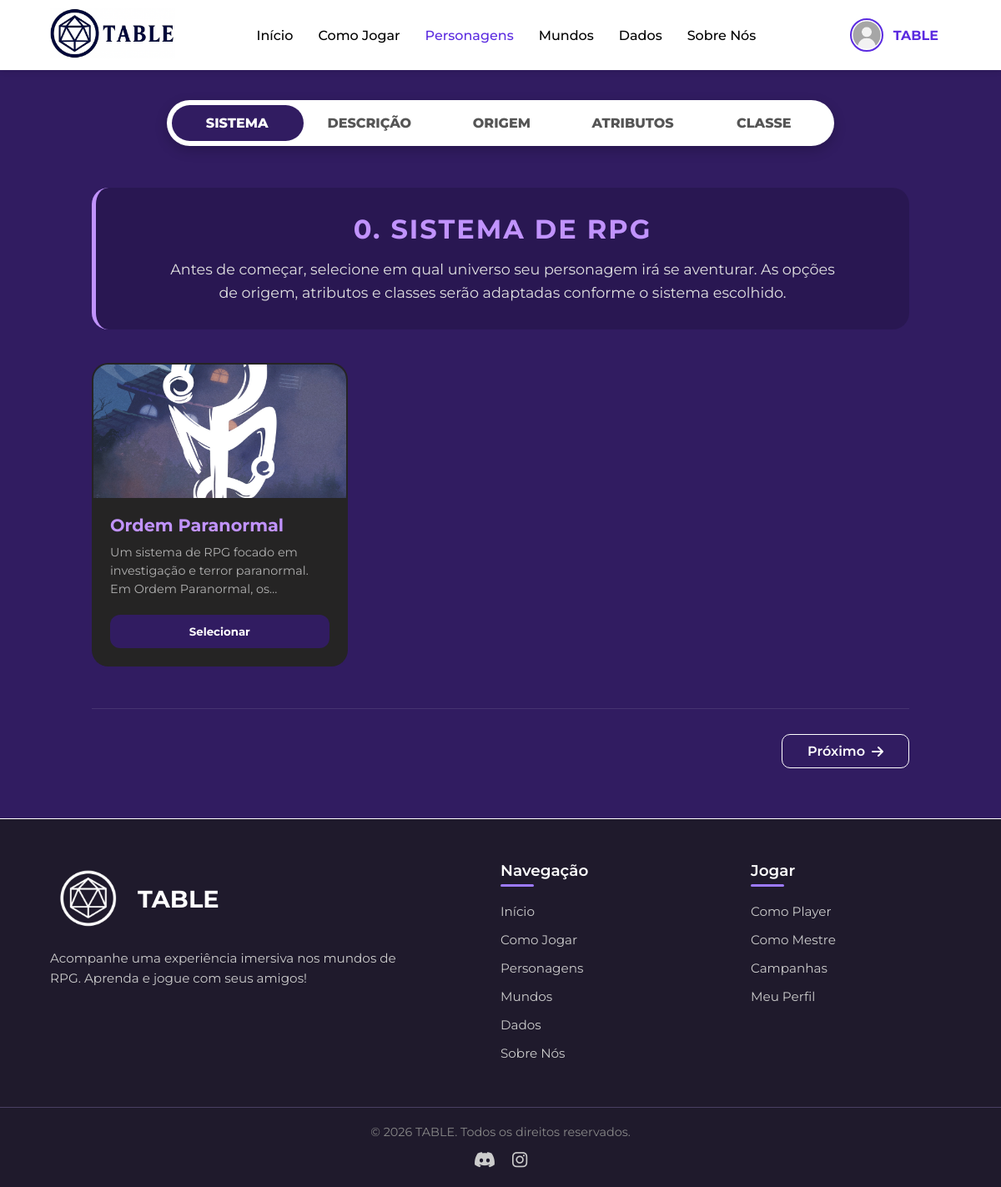
/pages/criar-personagem.php (signed in), run on the app's committed database.
### tables this page shows
CREATE TABLE tb_sistema (
    id_sistema         INT          NOT NULL AUTO_INCREMENT,
    id_usuario_criador INT          DEFAULT NULL,
    nm_sistema         VARCHAR(100) NOT NULL,
    ds_descricao       VARCHAR(1000) DEFAULT NULL,
    ds_imagem          VARCHAR(300)  DEFAULT NULL,
    tp_classificacao   VARCHAR(5)   DEFAULT 'L',
    dt_cadastro        DATETIME     NOT NULL DEFAULT CURRENT_TIMESTAMP,
    CONSTRAINT pk_sistema PRIMARY KEY (id_sistema),
    CONSTRAINT fk_sistema_usuario FOREIGN KEY (id_usuario_criador)
        REFERENCES tb_usuario (id_usuario)
);

### pages/criar-personagem.php (the view, shortened to what this page needs)
<?php
$pdo = Database::getConexao();
$stmt = $pdo->query("SELECT id_sistema, nm_sistema, ds_imagem, ds_descricao FROM tb_sistema ORDER BY nm_sistema ASC");
$sistemas = $stmt->fetchAll();
?>
<!DOCTYPE html>
<html lang="pt-BR">
<head>
    <link rel="stylesheet" href="../css/nav-footer.css">
    <link rel="stylesheet" href="../css/criar-personagem.css?v=2.1">
    <link rel="stylesheet" href="https://cdnjs.cloudflare.com/ajax/libs/font-awesome/6.5.2/css/all.min.css">
</head>
<body
    style="display: flex; flex-direction: column; min-height: 100vh; background-color: #311c61; color: #fff; font-family: 'Montserrat', sans-serif;">
    <header>
        <div class="logotipo">
            <a href="index.php"><img src="../img/logo_horizontal.png" alt="Logo TABLE"></a>
        </div>
        <nav>
            <ul>
                <li><a href="index.php">Início</a></li>
                <li><a href="cm-jogar.php">Como Jogar</a></li>
                <li><a href="<?php echo isset($_SESSION['usuario']) ? 'perfil.php' : 'login.php'; ?>"
                        class="ativo">Personagens</a>
                </li>
                <li><a href="criar-mapa.php">Mundos</a></li>
                <li><a href="rolador-de-dados.php">Dados</a></li>
                <li><a href="sobre-nos.php">Sobre Nós</a></li>
            </ul>
        </nav>
        <?php if (isset($_SESSION['usuario'])): ?>
            <div class="usuario-logado-nav" id="nav-logado" onclick="window.location.href='perfil.php'"
                title="Ir para o Perfil">
                <img src="<?= !empty($_SESSION['usuario']['foto']) ? $_SESSION['usuario']['foto'] : '../img/uploads/perfil/avatar1.png' ?>"
                    alt="Avatar Navbar" class="avatar-nav">
                <span class="nome-nav"><?= htmlspecialchars($_SESSION['usuario']['nome']) ?></span>
            </div>
        <?php endif; ?>
    </header>
    <main class="container-sistema">
        <nav class="menu-abas" id="menu-criacao">
            <div class="indicador-aba"></div>
            <button type="button" class="aba ativa" data-index="0" data-alvo="aba-sistema">Sistema</button>
            <button type="button" class="aba" data-index="1" data-alvo="aba-descricao">Descrição</button>
            <button type="button" class="aba" data-index="2" data-alvo="aba-origem">Origem</button>
            <button type="button" class="aba" data-index="3" data-alvo="aba-atributos">Atributos</button>
            <button type="button" class="aba" data-index="4" data-alvo="aba-classe">Classe</button>
        </nav>
        <form id="form-cria-pers" action="" method="post">
            <div id="aba-sistema" class="conteudo-aba ativa">
                <section class="desc">
                    <h1>0. SISTEMA DE RPG</h1>
                    <p>Antes de começar, selecione em qual universo seu personagem irá se aventurar. As opções de origem, atributos e classes serão adaptadas conforme o sistema escolhido.</p>
                </section>
                <div class="sistemas-grid-selecao">
                    <?php foreach ($sistemas as $sis): ?>
                        <div class="card-sistema-selecao" data-id="<?= $sis['id_sistema'] ?>">
                            <div class="sistema-img-wrapper">
                                <img src="<?= !empty($sis['ds_imagem']) ? $sis['ds_imagem'] : '../img/logo_icone.png' ?>" alt="<?= htmlspecialchars($sis['nm_sistema']) ?>">
                            </div>
                            <div class="sistema-info">
                                <h3><?= htmlspecialchars($sis['nm_sistema']) ?></h3>
                                <p><?= htmlspecialchars($sis['ds_descricao'] ?: 'Sem descrição disponível.') ?></p>
                            </div>
                            <button type="button" class="btn-selecionar-sistema">Selecionar</button>
                        </div>
                    <?php endforeach; ?>
                </div>
                <div class="botoes-nav-form apenas-proximo">
                    <button type="button" class="btn-form-nav btn-proximo-aba">Próximo <i class="fas fa-arrow-right"></i></button>
                </div>
            </div>
        </form>
    </main>
    <footer class="rodape-principal">
        <div class="rodape-conteudo">
            <div class="rodape-logo-area">
                <div class="rodape-marca">
                    <img src="../img/logo_branco.png" alt="Logo TABLE">
                    <span>TABLE</span>
                </div>
                <p>Acompanhe uma experiência imersiva nos mundos de RPG. Aprenda e jogue com seus amigos!</p>
            </div>
            <div class="rodape-links">
                <h4>Navegação</h4>
                <ul>
                    <li><a href="index.php">Início</a></li>
                    <li><a href="cm-jogar.php">Como Jogar</a></li>
                    <li><a
                            href="<?php echo isset($_SESSION['usuario']) ? 'perfil.php' : 'login.php'; ?>">Personagens</a>
                    </li>
                    <li><a href="criar-mapa.php">Mundos</a></li>
                    <li><a href="rolador-de-dados.php">Dados</a></li>
                    <li><a href="sobre-nos.php">Sobre Nós</a></li>
                </ul>
            </div>
            <div class="rodape-links">
                <h4>Jogar</h4>
                <ul>
                    <li><a href="cm-jogador.php">Como Player</a></li>
                    <li><a href="cm-mestre.php">Como Mestre</a></li>
                    <li><a href="<?php echo isset($_SESSION['usuario']) ? 'perfil.php' : 'login.php'; ?>">Campanhas</a>
                    </li>
                    <li><a href="<?php echo isset($_SESSION['usuario']) ? 'perfil.php' : 'login.php'; ?>">Meu Perfil</a>
                    </li>
                </ul>
            </div>
        </div>
        <div class="rodape-inferior">
            <p>© 2026 TABLE. Todos os direitos reservados.</p>
            <div class="redes-sociais">
                <a href="#"><i class="fa-brands fa-discord"></i></a>
                <a href="#"><i class="fa-brands fa-instagram"></i></a>
            </div>
        </div>
    </footer>
</body>
</html>

### css/nav-footer.css (style rules this page uses)
:root { --fundo-pagina-inicio: #492499; --fundo-pagina-fim: #190e35; --fundo-cartao: #ffffff; --fundo-cartao-escuro: #1F1A2C; --borda-escura: #4a4063; --cor-primaria: #5b2be0; --cor-primaria-hover: #7b4ff7; --cor-texto-suave: #ccc; --cor-destaque-claro: #9d7aff; }
html { scroll-behavior: smooth; }
* { margin: 0; padding: 0; box-sizing: border-box; font-family: "Montserrat", sans-serif !important; }
header { width: 100%; display: flex; justify-content: space-between; align-items: center; background-color: #fff; padding: 10px 60px; box-shadow: 0 2px 6px rgba(0, 0, 0, 0.1); position: fixed; top: 0; left: 0; z-index: 1000; }
.logotipo img { width: 150px; height: 60px; object-fit: contain; }
nav ul { display: flex; list-style: none; gap: 30px; }
nav a { position: relative; text-decoration: none; color: #000; font-weight: 500; transition: all 0.3s ease; }
nav a::after { content: ""; position: absolute; left: 0; bottom: -5px; width: 0%; height: 2px; background: linear-gradient(90deg, var(--cor-primaria), var(--cor-destaque-claro)); transition: width 0.3s ease; }
nav a:hover, nav a.ativo { color: var(--cor-primaria); }
.rodape-principal { background-color: var(--fundo-cartao-escuro); color: var(--cor-texto-suave); padding-top: 50px; margin-top: auto; border-top: 1px solid #fff; }
.rodape-conteudo { max-width: 1500px; margin: 0 auto; padding: 0 5%; display: flex; justify-content: space-between; flex-wrap: wrap; gap: 60px; }
.rodape-logo-area { flex: 2; min-width: 350px; }
.rodape-marca { display: flex; align-items: center; gap: 15px; }
.rodape-logo-area img { width: 90px; height: 90px; border-radius: 50%; object-fit: cover; }
.rodape-logo-area span { font-size: 1.8rem; font-weight: 700; color: #fff; }
.rodape-logo-area p { font-size: 0.95rem; line-height: 1.6; margin-top: 15px; max-width: 450px; }
.rodape-links { flex: 1; min-width: 150px; }
.rodape-links h4 { font-size: 1.15rem; font-weight: 600; color: #fff; margin-bottom: 20px; position: relative; padding-bottom: 8px; }
.rodape-links h4::after { content: ""; position: absolute; left: 0; bottom: 0; width: 40px; height: 3px; background-color: var(--cor-destaque-claro); border-radius: 2px; }
.rodape-links ul { list-style: none; padding: 0; }
.rodape-links li { margin-bottom: 12px; font-size: 0.95rem; }
.rodape-links a { text-decoration: none; color: var(--cor-texto-suave); transition: color 0.3s ease; position: relative; padding-bottom: 3px; display: inline-block; }
.rodape-links a::after { content: ""; position: absolute; left: 0; bottom: 0; width: 0%; height: 2px; background: linear-gradient(90deg, var(--cor-primaria), var(--cor-destaque-claro)); transition: width 0.3s ease; }
.rodape-inferior { text-align: center; padding: 20px 5%; margin-top: 40px; border-top: 1px solid var(--borda-escura); display: flex; flex-direction: column; align-items: center; gap: 12px; }
.rodape-inferior p { font-size: 0.9rem; color: #888; }
.redes-sociais { font-size: 1.3rem; display: flex; justify-content: center; gap: 20px; }
.redes-sociais a { color: #ccc; transition: color 0.3s ease, transform 0.3s ease; }
.fas, .fa-solid { font-family: "Font Awesome 6 Free" !important; font-weight: 900 !important; }
.fa-brands { font-family: "Font Awesome 6 Brands" !important; font-weight: 400 !important; }
.usuario-logado-nav { display: flex; align-items: center; gap: 12px; cursor: pointer; padding: 5px 15px; border-radius: 30px; transition: background 0.3s ease; }
.avatar-nav { width: 40px; height: 40px; border-radius: 50%; object-fit: cover; border: 2px solid var(--cor-primaria); }
.nome-nav { font-weight: 700; color: var(--cor-primaria); font-size: 1rem; }

### data on the page
tb_sistema: ds_imagem (picture), nm_sistema "Ordem Paranormal", ds_descricao "Um sistema de RPG focado em investigação e terror paranormal. Em Ordem Paranormal,…"

### other printed values
$_SESSION['usuario']['nome'] "TABLE"
